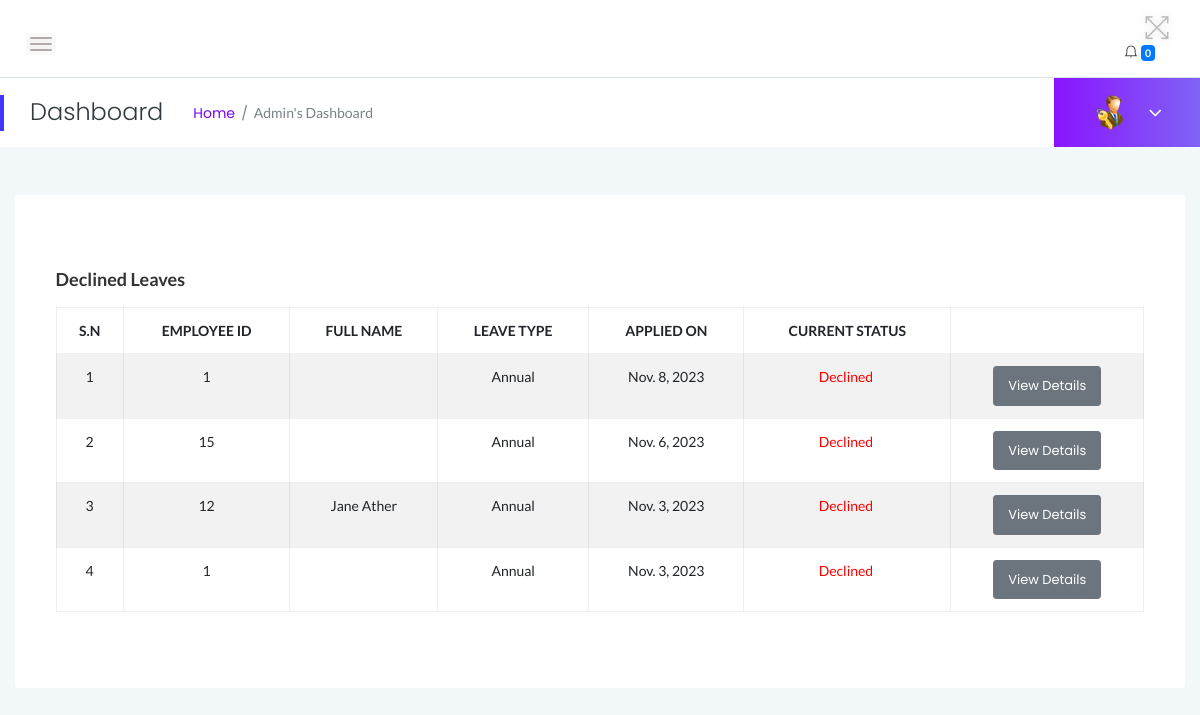
The page /myadmin/declined-leaves/ (signed in) on the database as committed earlier.
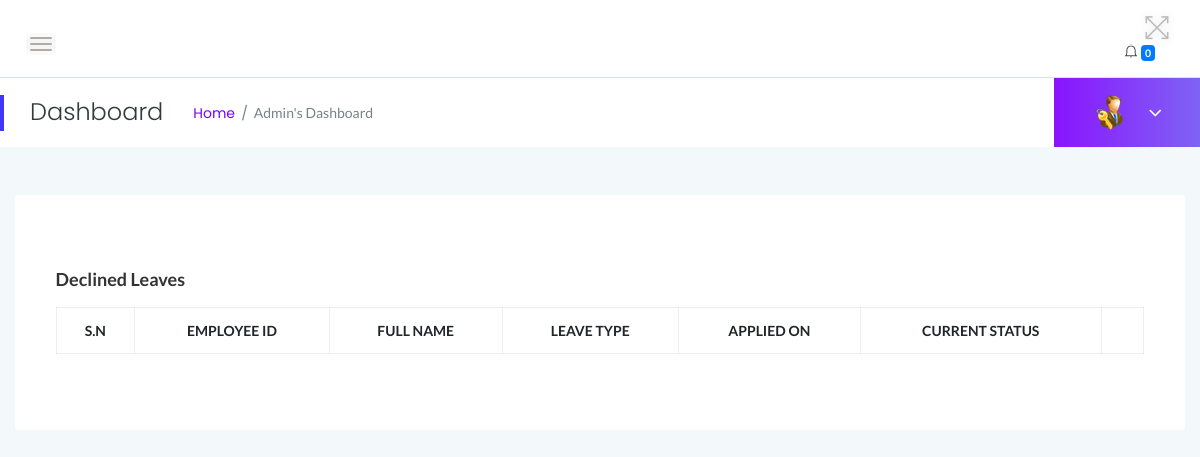
The same page on the database as committed later.
### myadmin/models.py (models this page shows)
class Leave(models.Model):
    employee = models.ForeignKey(User, on_delete=models.CASCADE)
    leave_type = models.CharField(max_length=100, default='Annual')
    posting_date = models.DateField(auto_now_add=True)
    status = models.CharField(
        max_length=10,
        choices=STATUS_CHOICES,
        default='Pending'
    )
    leavetype = models.CharField(max_length=255, default=None)
    description = models.TextField(default=None)
    fromdate = models.DateField( default=None)
    todate = models.DateField( default=None)
    isread = models.IntegerField(default=0)

### myadmin/views.py (the view)
# urls.py: path('declined-leaves/', views.declined_leaves, name='declined_leaves'),
@login_required
def declined_leaves(request):
    declined_leaves = Leave.objects.filter(status=2).order_by('-id')
    context = {
        'declined_leaves': declined_leaves
    }
    return render(request, 'admin/declined_leaves.html', context)

### myadmin/templates/admin/declined_leaves.html (shortened to what this page needs)
{% load static %}
<!DOCTYPE html>
<html class="no-js" lang="en">
<head>
 {% include 'admin/top.html' %}
</head>
<body>
   {% include 'admin/sidebars.html' %}
    <div class="main-content-inner">
        <div class="row">
            <div class="col-12 mt-5">
                <div class="card">
                    <div class="card-body">
                        <h4 class="header-title">Declined Leaves</h4>
                        <div class="single-table">
                            <div class="table-responsive">
                                <table class="table table-hover table-striped table-bordered progress-table text-center">
                                    <thead class="text-uppercase">
                                        <tr>
                                            <th>S.N</th>
                                            <th>Employee ID</th>
                                            <th>Full Name</th>
                                            <th>Leave Type</th>
                                            <th>Applied On</th>
                                            <th>Current Status</th>
                                            <th></th>
                                        </tr>
                                    </thead>
                                    <tbody>
                                        {% for leave in declined_leaves %}
                                        <tr>
                                            <td>{{ forloop.counter }}</td>
                                            <td>{{ leave.employee.id }}</td>
                                            <td>{{ leave.employee.first_name }} {{ leave.employee.last_name }}</td>
                                            <td>{{ leave.leave_type }}</td>
                                            <td>{{ leave.posting_date }}</td>
                                            <td>
                                                <span style="color: red">Declined </span>
                                            </td>
                                            <td><a href="{% url 'myadmin:employee_leave_details' leave.id %}" class="btn btn-secondary btn-sm">View Details</a></td>
                                        </tr>
                                        {% endfor %}
                                    </tbody>
                                </table>
                            </div>
                            </div>
                        </div>
                    </div>
                </div>
            </div>
        </div>
    </div>
    </div>
</body>
</html>

Rows that differ between the two databases and show on the page:
removed Leave: employee.id "1", leave_type "Annual", posting_date "Nov. 8, 2023"
removed Leave: employee.id "15", leave_type "Annual", posting_date "Nov. 6, 2023"
removed Leave: employee.id "12", employee.first_name "Jane", employee.last_name "Ather", leave_type "Annual", posting_date "Nov. 3, 2023"
removed Leave: employee.id "1", leave_type "Annual", posting_date "Nov. 3, 2023"
